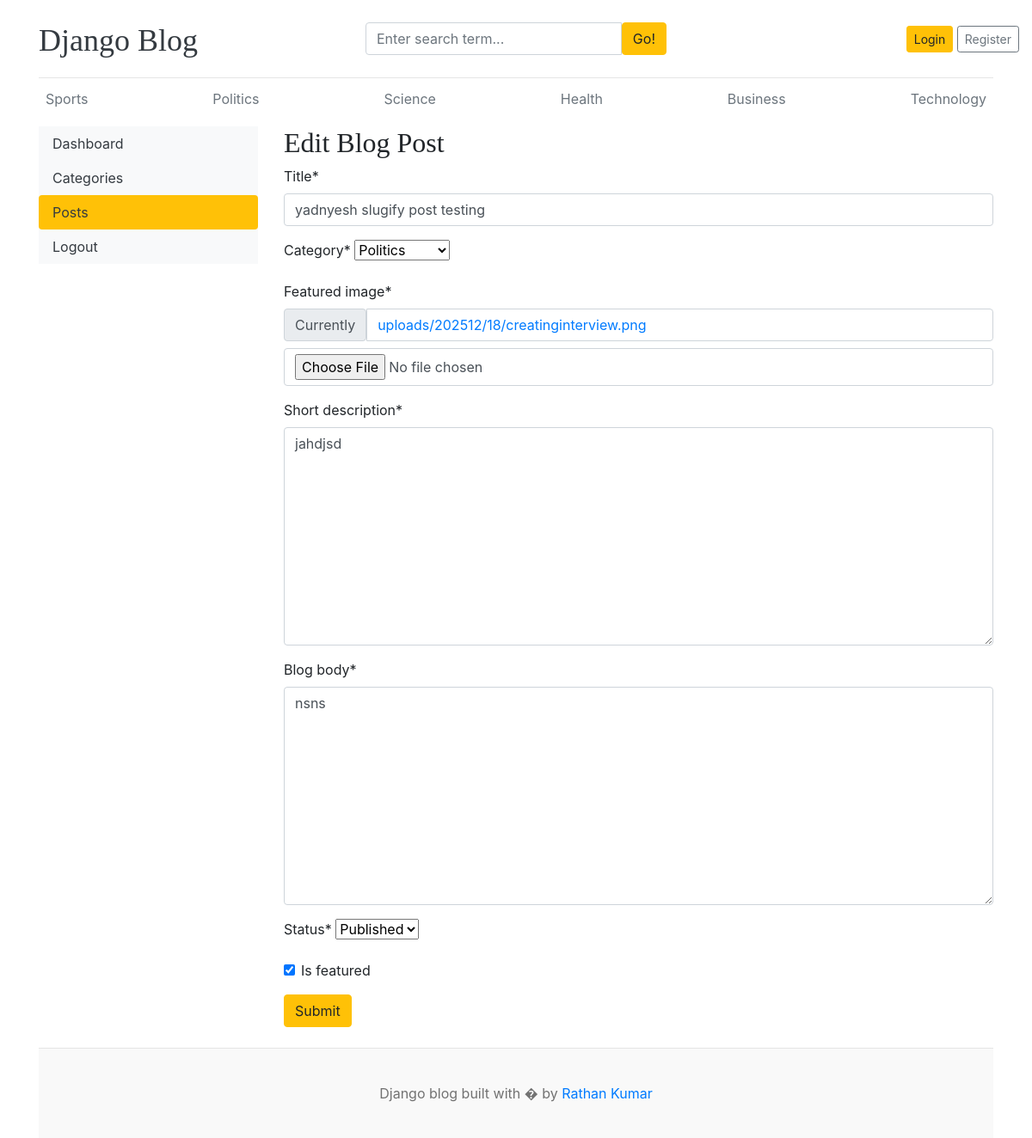
The app's page /dashboard/posts/edit/12/ with its own data.
### blogs/models.py (models this page shows, shortened)
class Category(models.Model):
    category_name = models.CharField(max_length=50, unique=True)
    created_at = models.DateTimeField(auto_now_add=True)
    updated_at = models.DateTimeField(auto_now=True)
    class Meta:
        verbose_name_plural = "categories"
    def __str__(self):
        return self.category_name

class Blog(models.Model):
    title = models.CharField(max_length=100)
    slug = models.SlugField(max_length=150, unique=True)
    category = models.ForeignKey(Category, on_delete=models.CASCADE)
    author = models.ForeignKey(User, on_delete=models.CASCADE)
    featured_image = models.ImageField(upload_to='uploads/%Y%m/%d')
    short_description = models.TextField(max_length=500)
    blog_body = models.TextField(max_length=2000)
    status = models.CharField(max_length=20, choices=(("Draft", "Draft"), ("Published", "Published")), default="Draft")
    is_featured = models.BooleanField(default=False)
    created_at = models.DateTimeField(auto_now_add=True)
    updated_at = models.DateTimeField(auto_now=True)

### dashboards/views.py (the view, shortened to what this page needs)
# urls.py: path('posts/edit/<int:pk>/', views.edit_post, name='edit_post'),
def edit_post(request, pk):
    post = get_object_or_404(Blog, pk=pk)
    form = BlogPostForm(instance=post)
    context = {
        'form': form,
        'post': post,
    }
    return render(request, 'dashboard/edit_post.html', context)

### dashboards/forms.py
class BlogPostForm(forms.ModelForm):
    class Meta:
        model = Blog
        fields = ('title', 'category', 'featured_image', 'short_description', 'blog_body', 'status', 'is_featured')

### blogs/context_processors.py (called while the page is built)
def get_categories(request):
    categories = Category.objects.all()
    return dict(categories=categories)

def get_social_links(request):
    social_links = SocialLink.objects.all()
    return dict(social_links=social_links)

### templates/dashboard/edit_post.html (shortened to what this page needs)
{% extends 'base.html' %}
{% block content %}
{% load crispy_forms_tags %}
<div class="row">
    {% include 'dashboard/sidebar.html' %}
    <div class="col-md-9">
        <h2>Edit Blog Post</h2>
        <form action="{% url 'edit_post' post.id %}" method="POST" enctype="multipart/form-data">
            {{ form | crispy }}
            <button type="submit" class="btn btn-warning">Submit</button>
        </form>
        <br>
    </div>
</div>
{% endblock %}

### templates/base.html (shortened to what this page needs)
{% load static %}
<!DOCTYPE html>
<html lang="en">
<head>
    <link href="https://getbootstrap.com/docs/4.0/dist/css/bootstrap.min.css" rel="stylesheet">
    <link href="{% static 'css/blog.css' %}" rel="stylesheet">
    <link rel="stylesheet" href="https://cdnjs.cloudflare.com/ajax/libs/font-awesome/4.7.0/css/font-awesome.min.css">
  </head>
<body>
    <div class="container">
      <header class="blog-header py-3">
        <div class="row flex-nowrap justify-content-between align-items-center">
          <div class="col-4 pt-1">
            <a class="blog-header-logo text-dark" href="/">Django Blog</a>
          </div>
          <div class="col-4 search-col">
            <form action="{% url 'search' %}" method="get">
              <div class="input-group">
                <input class="form-control" name="keyword" value="{{keyword}}" type="text" placeholder="Enter search term..." aria-label="Enter search term..." aria-describedby="button-search" />
                <button type="submit" class="btn btn-warning" id="button-search" type="button">Go!</button>
              </div>
            </form>
          </div>
          <div class="col-4 d-flex justify-content-end align-items-center">
            {% if not user.is_authenticated %}
            <a class="btn btn-sm btn-warning" href="{% url 'login' %}">Login</a> &nbsp;
            <a class="btn btn-sm btn-outline-secondary" href="{% url 'register' %}">Register</a>
            {% else %}
            <span class="mr-2">Hello, {{user}}</span>
            &emsp;
            <a class="btn btn-sm btn-warning" href="{% url 'dashboard' %}">Dashboard</a>
            &emsp;
            <a class="btn btn-sm btn-outline-secondary" href="{% url 'logout' %}">Logout</a>
            {% endif %}
          </div>
        </div>
      </header>
      <div class="nav-scroller py-1 mb-2">
        <nav class="nav d-flex justify-content-between">
            {% for cat in categories %}
          <a class="p-2 text-muted" href="{% url 'posts_by_category' cat.id  %}">{{cat.category_name}}</a>
          {% endfor %}
        </nav>
      </div>
{% block content %}
{% endblock %}
    <footer class="blog-footer">
        <p>Django blog built with � by <a href="#">Rathan Kumar</a></p>
    </footer>
  </body>
</html>

### blog_main/static/css/blog.css (style rules this page uses)
.blog-header { border-bottom: 1px solid #e5e5e5; }
.blog-header-logo { font-family: "Playfair Display", Georgia, "Times New Roman", serif; font-size: 2.25rem; }
h1, h2, h3, h4, h5, h6 { font-family: "Playfair Display", Georgia, "Times New Roman", serif; }
.search-col { margin-right: 30px; }
.blog-footer { padding: 2.5rem 0; color: #727272; text-align: center; background-color: #f9f9f9; border-top: .05rem solid #e5e5e5; }
.blog-footer p:last-child { margin-bottom: 0; }

### records on screen
Category: category_name "Sports"
Category: category_name "Politics"
Category: category_name "Science"
Category: category_name "Health"
Category: category_name "Business"
Category: category_name "Technology"
Blog: title "yadnyesh slugify post testing", category "Politics", short_description "jahdjsd", blog_body "nsns", status "Published", is_featured "☑"
